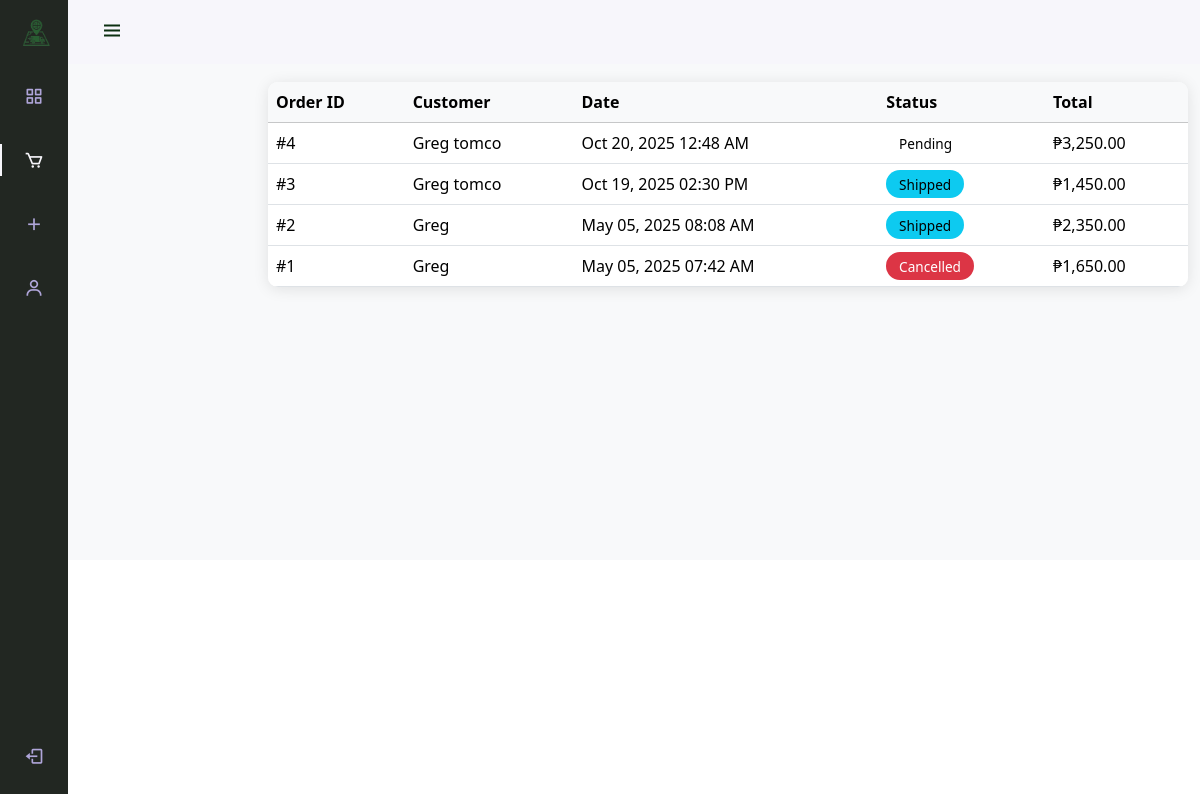
Page /orders.php (signed in) on the committed database.
### tables this page shows
CREATE TABLE `orders` (
  `order_id` int(11) NOT NULL,
  `driver_id` int(11) DEFAULT NULL,
  `customer_id` int(11) NOT NULL,
  `order_date` datetime DEFAULT current_timestamp(),
  `order_status` varchar(50) DEFAULT 'pending',
  `payment_method` varchar(50) DEFAULT 'cash_on_delivery',
  `subtotal` decimal(10,2) DEFAULT NULL,
  `shipping_fee` decimal(10,2) DEFAULT NULL,
  `total_amount` decimal(10,2) DEFAULT NULL,
  `delivery_start` datetime DEFAULT NULL
);

CREATE TABLE `customer` (
  `customer_id` int(11) NOT NULL,
  `user_id` int(11) NOT NULL,
  `name` varchar(100) DEFAULT NULL,
  `phone` varchar(20) DEFAULT NULL,
  `email` varchar(100) DEFAULT NULL,
  `province` varchar(100) DEFAULT NULL,
  `municipalities` varchar(100) DEFAULT NULL,
  `barangay` varchar(100) DEFAULT NULL,
  `street` varchar(150) DEFAULT NULL,
  `latitude` decimal(10,7) DEFAULT NULL,
  `longitude` decimal(10,7) DEFAULT NULL
);

### orders.php (the view, shortened to what this page needs)
<?php
include 'includes/header.php';
include 'config.php';
$orders = $conn->query("
    SELECT o.*, c.name AS customer_name, c.phone, c.email
    FROM orders o
    JOIN customer c ON o.customer_id = c.customer_id
    ORDER BY o.order_date DESC
")->fetch_all(MYSQLI_ASSOC);
?>
<?php include 'navs/navadmin.php'; ?>
<div class="hardel-app">
  <main class="body-pd order-management">
    <div class="container-fluid pt-4">
        <h3 class="mb-4">Order Management</h3>
        <div class="order-table">
            <table class="table table-hover">
                <thead class="table-light">
                    <tr>
                        <th>Order ID</th>
                        <th>Customer</th>
                        <th>Date</th>
                        <th>Status</th>
                        <th>Total</th>
                    </tr>
                </thead>
                <tbody>
                    <?php foreach ($orders as $order): ?>
                    <tr data-order-id="<?= $order['order_id'] ?>">
                        <td>#<?= $order['order_id'] ?></td>
                        <td><?= htmlspecialchars($order['customer_name']) ?></td>
                        <td><?= date('M d, Y h:i A', strtotime($order['order_date'])) ?></td>
                        <td>
                            <span class="status-badge bg-<?= $order['order_status'] ?>">
                                <?= ucfirst($order['order_status']) ?>
                            </span>
                        </td>
                        <td>₱<?= number_format($order['total_amount'], 2) ?></td>
                    </tr>
                    <?php endforeach; ?>
                </tbody>
            </table>
        </div>
    </div>
  </main>
</div>

### orders.php (style rules this page uses)
.order-management { background: #f8f9fa; min-height: 70vh; }
.order-table { background: #fff; border-radius: 10px; box-shadow: 0 2px 15px rgba(0,0,0,0.1); overflow: hidden; margin-bottom: 2rem; }
.order-table table { margin-bottom: 0; }
.status-badge { padding: 0.3rem 0.8rem; border-radius: 15px; font-size: 0.85rem; width: 85px; text-align: center; }
.bg-shipped { background-color: #0dcaf0; color: #000; }
.bg-cancelled { background-color: #dc3545; color: #fff; }

### navs/navadmin.php (style rules this page uses)
.hardel-app { --header-height: 3rem; --nav-width: 68px; --first-color: #4723D9; --first-color-light: #AFA5D9; --white-color: #F7F6FB; --body-font: 'Nunito', sans-serif; --normal-font-size: 1rem; --z-fixed: 100; }
.hardel-app *, .hardel-app ::before, .hardel-app ::after { box-sizing: border-box; }
.hardel-app .body-pd { padding-left: calc(var(--nav-width) + 1rem); }
@media screen and (min-width: 768px) { .hardel-app .body-pd { padding-left: calc(var(--nav-width) + 188px); } }

### rows in the picture
orders: order_id "4", customer.name "Greg tomco", order_date "Oct 20, 2025 12:48 AM", order_status "Pending", total_amount "3,250.00"
orders: order_id "3", customer.name "Greg tomco", order_date "Oct 19, 2025 02:30 PM", order_status "Shipped", total_amount "1,450.00"
orders: order_id "2", customer.name "Greg", order_date "May 05, 2025 08:08 AM", order_status "Shipped", total_amount "2,350.00"
orders: order_id "1", customer.name "Greg", order_date "May 05, 2025 07:42 AM", order_status "Cancelled", total_amount "1,650.00"
